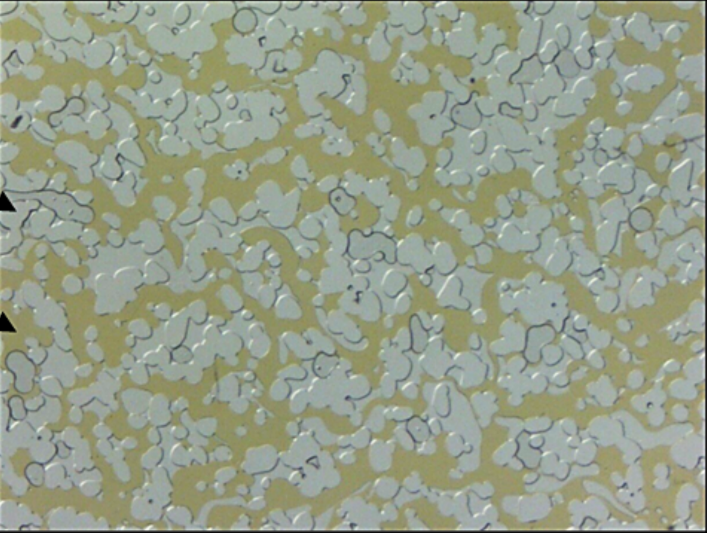
#> input picture figures/micromodel-fov.png, 707 x 533 px, given in place of T=1h.jpg, which was not available
$ python run_demo.py
#> lines starting #> are read from the running program, lines starting #| are printed output that depends on the picture; after the words box and inside, x2 and y2 are one past the last pixel; in counts of white or black regions, pixels touching at a corner belong together; pictures that were not available may be replaced by others from this repository, and a replacement may not be noted
### vis.py
import os
import argparse
import cv2
import numpy as np
import matplotlib.pyplot as plt
import imageio.v2 as imageio
from sklearn.linear_model import LinearRegression
from scipy.optimize import curve_fit


# [4 lines left out: function ensure_dir, not called in this run]


def process_image(
    file_path,
    oil_colour_hex="#878874",
    color_threshold=25,
    size_threshold=250,
    blur_kernel=(5, 5),
    save_steps=False,
):
#> called with file_path = 'img/DEMO/T=1h.jpg', oil_colour_hex = '#878874', color_threshold = 25, size_threshold = 250, blur_kernel = (5, 5), save_steps = True
    image = cv2.imread(file_path)
#> image is the input picture: shape (533, 707, 3); mean B, G, R 137.6, 157.8, 150
    if image is None:
        return None, None, None

    # Convert HEX oil colour to BGR and create initial oil mask
    oil_colour = tuple(int(oil_colour_hex[i : i + 2], 16) for i in (1, 3, 5))[::-1]
    oil_mask = np.sqrt(((image - oil_colour) ** 2).sum(axis=2)) < color_threshold
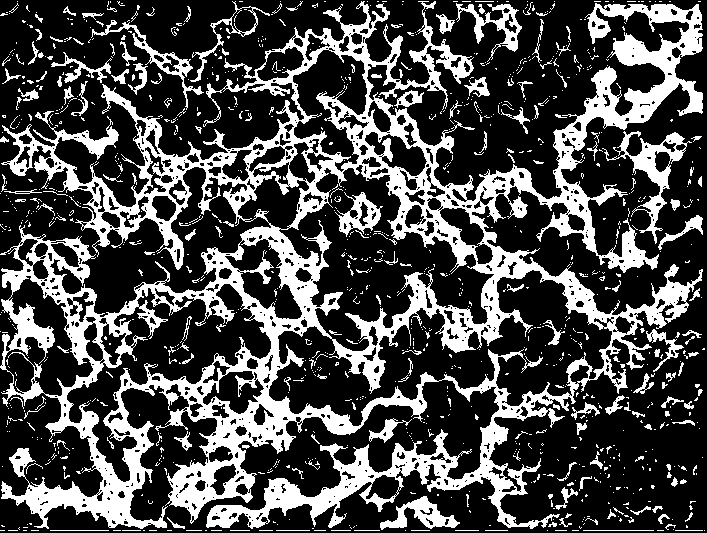
#> oil_mask: shape (533, 707) bool; 29.1% white; 1066 white regions (896 under 20 px), largest, box (x1, y1, x2, y2) and area: (0, 1, 703, 529) 90539, (602, 131, 692, 244) 1974, (380, 496, 460, 530) 1058
    oil_mask = np.uint8(oil_mask * 255)

    if save_steps:
        # convert mask to image
        oil_mask_image = cv2.merge((oil_mask, oil_mask, oil_mask))
        cv2.imwrite("visualisation/01_initial_mask.jpg", oil_mask_image)

    # Apply morphological opening to clean the mask
    kernel = np.ones((3, 3), np.uint8)
    cleaned = cv2.morphologyEx(oil_mask, cv2.MORPH_OPEN, kernel, iterations=2)
#> cleaned: shape (533, 707); 17.4% white; 373 white regions, largest, box (x1, y1, x2, y2) and area: (170, 388, 296, 508) 4205, (85, 418, 151, 528) 2922, (262, 448, 379, 517) 2532
    if save_steps:
        cleaned_image = cv2.merge((cleaned, cleaned, cleaned))
        cv2.imwrite("visualisation/02_cleaned_mask.jpg", cleaned_image)

    # Connected components to filter small objects
    num_labels, labels, stats, _ = cv2.connectedComponentsWithStats(
        cleaned, connectivity=8
    )
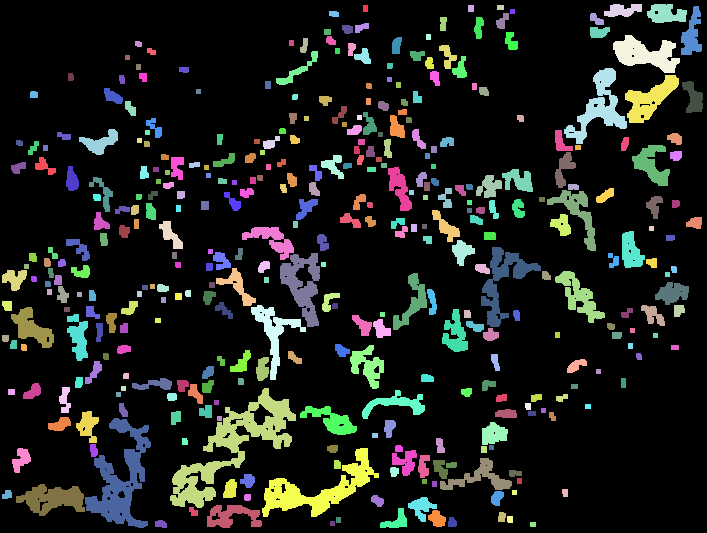
#> labels: shape (533, 707) int32; 374 distinct labels, from 0 to 373; one colour per label, 0 black
#> num_labels = 374; stats = 374 rows, first 6: [0, 0, 707, 533, 311304], [363, 5, 5, 7, 35], [468, 5, 6, 7, 42], [497, 5, 7, 5, 35], [604, 4, 38, 13, 343], [647, 4, 40, 19, 548]
    large_component_mask = np.zeros_like(cleaned)
    for i in range(1, num_labels):
        if stats[i, cv2.CC_STAT_AREA] >= size_threshold:
            large_component_mask[labels == i] = 255
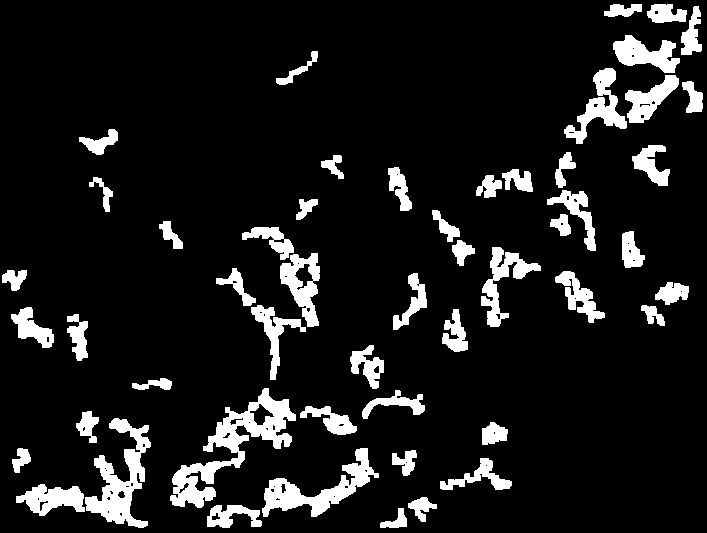
#> large_component_mask: shape (533, 707); 10.6% white; 52 white regions, largest, box (x1, y1, x2, y2) and area: (170, 388, 296, 508) 4205, (85, 418, 151, 528) 2922, (262, 448, 379, 517) 2532

    if save_steps:
        large_component_image = cv2.merge(
            (large_component_mask, large_component_mask, large_component_mask)
        )
        cv2.imwrite("visualisation/03_large_component_mask.jpg", large_component_image)

    # Apply Gaussian blur to smooth the edges
    edge_mask = cv2.GaussianBlur(large_component_mask, blur_kernel, 0)
    if save_steps:
        cv2.imwrite("visualisation/04_edge_mask.jpg", edge_mask)  # Save edge mask

    blurred_image = cv2.bitwise_and(image, image, mask=edge_mask)
    final_image = cv2.addWeighted(image, 0.7, blurred_image, 0.3, 0)
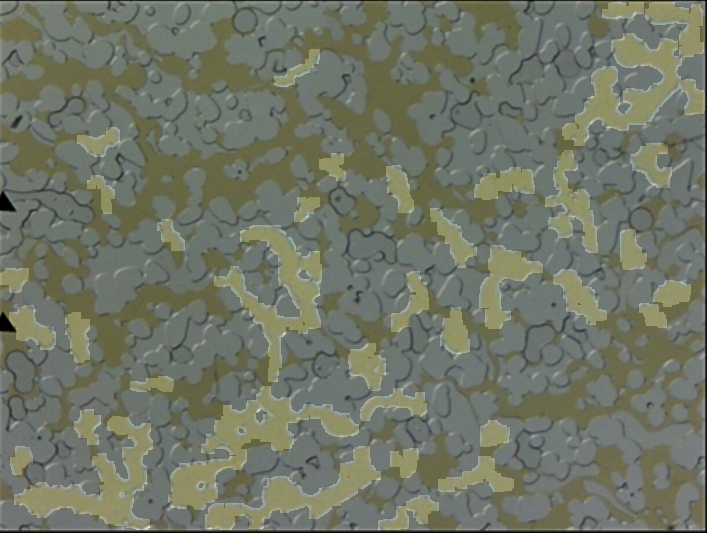
#> final_image: shape (533, 707, 3); mean B, G, R 101.9, 117.8, 112.2
    if save_steps:
        cv2.imwrite(
            "visualisation/05_final_image.jpg", final_image
        )  # Save final processed image

    oil_area = np.sum(large_component_mask == 255)
#> oil_area = 39941
    total_area = image.shape[0] * image.shape[1]
#> total_area = 376831
    ratio = oil_area / total_area
#> ratio = 0.106

    return ratio, final_image, image


# [13 lines left out: function main, not called in this run]

    # Additional code to handle GIF creation, plotting, etc., goes here


# [15 lines that do not run on import are left out]

### demo/run_demo.py
"""Run the segmentation pipeline over the synthetic demo sequence and build figures.

Produces, under `figures/`:

  pipeline-stages.png   the six-panel worked example (input -> five pipeline stages)
  demo-sequence.gif     original vs segmented, animated over the ten frames
  demo-recovery.png     oil area ratio and recovery rate for the demo sequence

The algorithm itself is imported from `vis.py` and `cla.py` unchanged, so these
figures are generated by exactly the code that produced the published analysis.

Usage:
    python demo/make_demo_data.py
    python demo/run_demo.py
"""

import os
import sys

import cv2
import matplotlib.pyplot as plt
import numpy as np
from PIL import Image

sys.path.insert(0, os.path.dirname(os.path.dirname(os.path.abspath(__file__))))

from vis import process_image  # noqa: E402  (path set up above)

FRAME_DIR = "img/DEMO"
FIG_DIR = "figures"
STEP_DIR = "visualisation"

STAGE_FILES = [
    ("01_initial_mask.jpg", "1. Colour-distance mask", "Euclidean distance to #878874 < 25"),
    ("02_cleaned_mask.jpg", "2. Morphological opening", "3x3 kernel, 2 iterations"),
    ("03_large_component_mask.jpg", "3. Connected components", "components >= 250 px retained"),
    ("04_edge_mask.jpg", "4. Gaussian-blurred edges", "5x5 kernel"),
    ("05_final_image.jpg", "5. Weighted overlay", "0.7 original + 0.3 masked"),
]


def _load_rgb(path):
    image = cv2.imread(path)
    if image is None:
        raise FileNotFoundError(path)
    return cv2.cvtColor(image, cv2.COLOR_BGR2RGB)


def build_stage_figure():
    """Six-panel figure: the input frame followed by each intermediate stage."""
    first = os.path.join(FRAME_DIR, "T=1h.jpg")
    os.makedirs(STEP_DIR, exist_ok=True)
    ratio, _, _ = process_image(first, save_steps=True)
#> ratio = 0.106
    print(f"stage figure: oil area ratio at T=1h is {ratio:.4f}")
#| stage figure: oil area ratio at T=1h is 0.1060

    panels = [(_load_rgb(first), "Input frame (T = 1 h)", "synthetic micromodel, 960 x 720")]
    for filename, title, subtitle in STAGE_FILES:
        panels.append((_load_rgb(os.path.join(STEP_DIR, filename)), title, subtitle))

    fig, axes = plt.subplots(2, 3, figsize=(15, 9.4))
    for ax, (image, title, subtitle) in zip(axes.ravel(), panels):
        ax.imshow(image)
        ax.set_title(f"{title}\n", fontsize=12, fontweight="bold", pad=6)
        ax.set_xlabel(subtitle, fontsize=9, color="#555555", labelpad=8)
        ax.set_xticks([])
        ax.set_yticks([])
        for spine in ax.spines.values():
            spine.set_edgecolor("#cccccc")
#> this loop made 6 passes
#> (title, subtitle) on passes 1 to 6: ('Input frame (T = 1 h)', 'synthetic micromodel, 960 x 720'), ('1. Colour-distance mask', 'Euclidean distance to #878874 < 25'), ('2. Morphological opening', '3x3 kernel, 2 iterations'), ('3. Connected components', 'components >= 250 px retained'), ('4. Gaussian-blurred edges', '5x5 kernel'), ('5. Weighted overlay', '0.7 original + 0.3 masked')
    fig.suptitle(
        "Oil segmentation pipeline, stage by stage",
        fontsize=15, fontweight="bold", y=0.99,
    )
    fig.subplots_adjust(hspace=0.28, wspace=0.08)
    fig.tight_layout(rect=(0, 0, 1, 0.96), h_pad=2.4)
    out = os.path.join(FIG_DIR, "pipeline-stages.png")
    fig.savefig(out, dpi=96, bbox_inches="tight", facecolor="white")
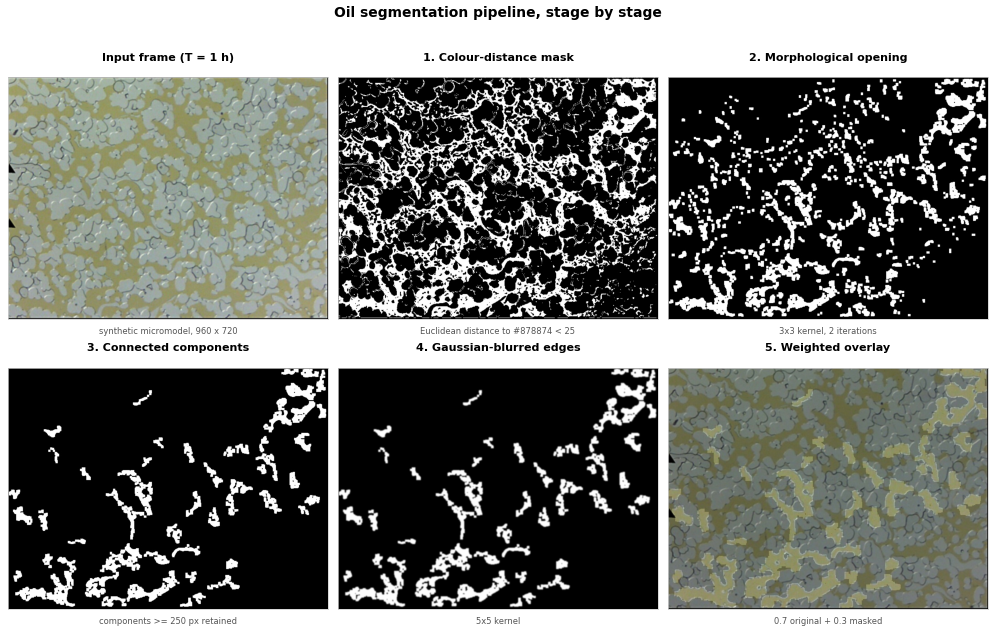
#> figure drawn by matplotlib, 6 panels
    plt.close(fig)
    print("wrote", out)


def run_sequence():
    """Segment every demo frame; return the per-frame oil area ratios."""
    ratios, panels = [], []
    hour = 1
    while True:
        path = os.path.join(FRAME_DIR, f"T={hour}h.jpg")
        if not os.path.exists(path):
            break
        ratio, segmented, _ = process_image(path)
#> ratio = 0.106
        original = cv2.imread(path)

        labelled = []
        for image, text in ((original, f"Original  T = {hour} h"),
                            (segmented, f"Segmented  oil ratio = {ratio:.3f}")):
            image = image.copy()
            cv2.rectangle(image, (0, 0), (image.shape[1], 46), (0, 0, 0), cv2.FILLED)
            cv2.putText(image, text, (12, 32), cv2.FONT_HERSHEY_SIMPLEX,
                        0.8, (255, 255, 255), 2, cv2.LINE_AA)
            labelled.append(image)
#> this loop made 2 passes
#> text on passes 1 to 2: 'Original  T = 1 h', 'Segmented  oil ratio = 0.106'
#> after the loop, labelled = 2 items

        pair = np.hstack(labelled)
        # Halve the resolution so the animation stays small enough to embed.
        pair = cv2.resize(pair, (pair.shape[1] // 2, pair.shape[0] // 2),
                          interpolation=cv2.INTER_AREA)
#> pair: shape (266, 707, 3)
        panels.append(cv2.cvtColor(pair, cv2.COLOR_BGR2RGB))
        ratios.append(ratio)
        hour += 1

    out = os.path.join(FIG_DIR, "demo-sequence.gif")
    quantised = [Image.fromarray(p).quantize(colors=64, method=Image.MEDIANCUT)
                 for p in panels]
#> quantised = 1 item
    quantised[0].save(out, save_all=True, append_images=quantised[1:],
                      duration=900, loop=0, optimize=True)
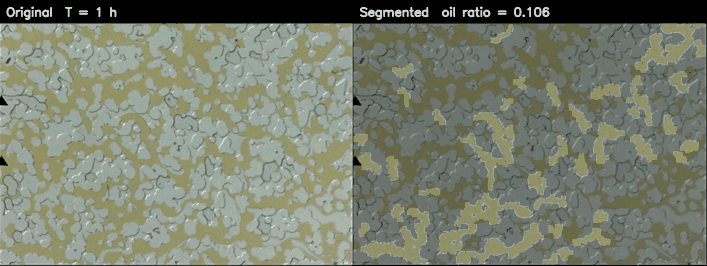
#> saved as demo-sequence.gif: PIL image 707x266 P; mean R, G, B 120.8, 126.9, 110.1
    print(f"wrote {out} ({len(panels)} frames, "
          f"{os.path.getsize(out) / 1e6:.1f} MB)")
#| wrote figures/demo-sequence.gif (1 frames, 0.1 MB)
    return ratios


def plot_demo(ratios):
    hours = np.arange(1, len(ratios) + 1)
#> hours = [1]
    recovery = [(ratios[0] - r) / ratios[0] * 100 for r in ratios]
#> recovery = [0]

    fig, (left, right) = plt.subplots(1, 2, figsize=(12, 4.6))
    left.plot(hours, ratios, "o-", color="#8a7f4f", lw=2, ms=6)
    left.set_title("Oil area ratio", fontweight="bold")
    left.set_xlabel("Time (hours)")
    left.set_ylabel("Oil area / total area")

    right.plot(hours, recovery, "s-", color="#b23a48", lw=2, ms=6)
    right.set_title("Recovery rate", fontweight="bold")
    right.set_xlabel("Time (hours)")
    right.set_ylabel("Recovery (%)")

    for ax in (left, right):
        ax.grid(True, alpha=0.3)
        ax.set_xticks(hours)
        ax.spines[["top", "right"]].set_visible(False)

    fig.suptitle("Synthetic demo sequence, pipeline output", fontweight="bold")
    fig.tight_layout()
    out = os.path.join(FIG_DIR, "demo-recovery.png")
    fig.savefig(out, dpi=140, bbox_inches="tight", facecolor="white")
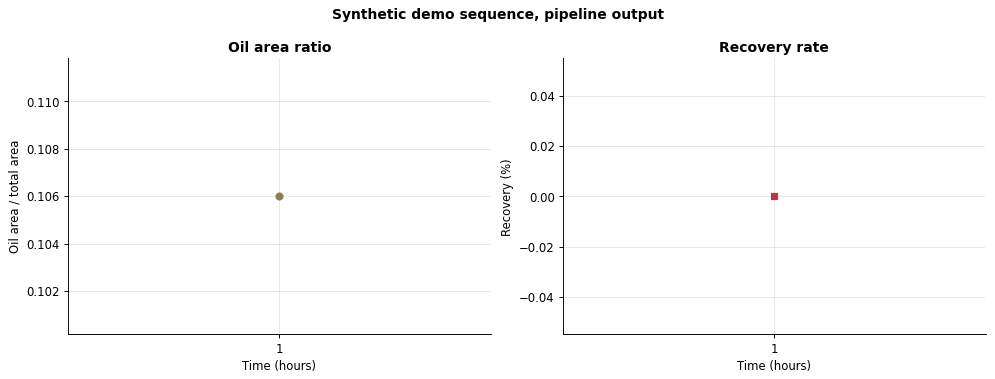
#> figure drawn by matplotlib, 2 panels
    plt.close(fig)
    print("wrote", out)


if __name__ == "__main__":
    os.makedirs(FIG_DIR, exist_ok=True)
    build_stage_figure()
    plot_demo(run_sequence())
